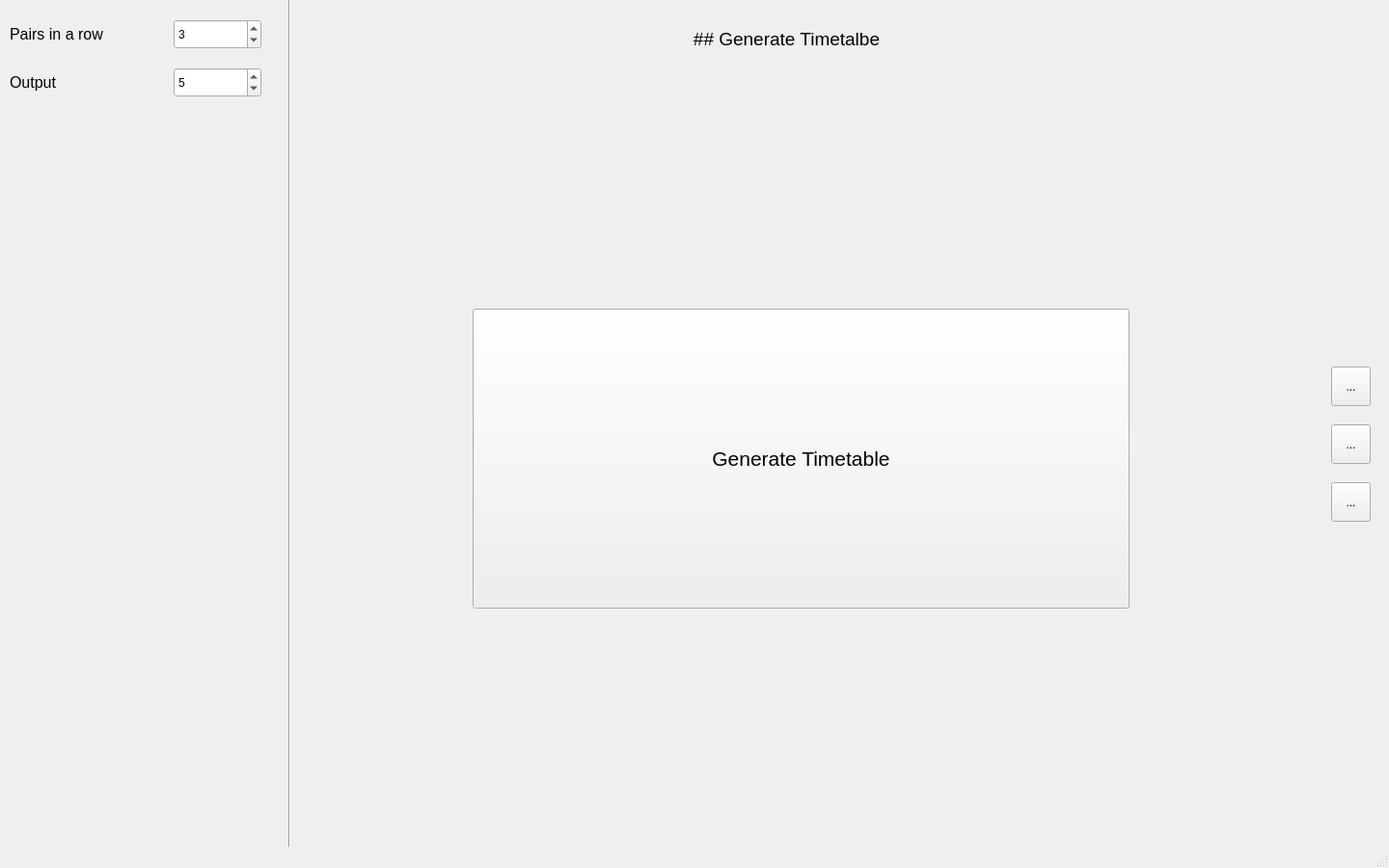
<?xml version="1.0" encoding="UTF-8"?>
<ui version="4.0">
 <class>MainWindow</class>
 <widget class="QMainWindow" name="MainWindow">
  <property name="geometry">
   <rect>
    <x>0</x>
    <y>0</y>
    <width>1440</width>
    <height>900</height>
   </rect>
  </property>
  <property name="windowTitle">
   <string>MainWindow</string>
  </property>
  <widget class="QWidget" name="centralwidget">
   <widget class="Line" name="line">
    <property name="geometry">
     <rect>
      <x>290</x>
      <y>-20</y>
      <width>20</width>
      <height>901</height>
     </rect>
    </property>
    <property name="orientation">
     <enum>Qt::Vertical</enum>
    </property>
   </widget>
   <widget class="QToolButton" name="navigation_buttonAvailability">
    <property name="geometry">
     <rect>
      <x>1380</x>
      <y>380</y>
      <width>41</width>
      <height>41</height>
     </rect>
    </property>
    <property name="text">
     <string>...</string>
    </property>
    <property name="icon">
     <iconset>
      <normaloff>Screenshot 2023-05-06 170619.png</normaloff>Screenshot 2023-05-06 170619.png</iconset>
    </property>
    <property name="iconSize">
     <size>
      <width>48</width>
      <height>48</height>
     </size>
    </property>
   </widget>
   <widget class="QToolButton" name="navigation_buttonGenerateTimetable">
    <property name="geometry">
     <rect>
      <x>1380</x>
      <y>500</y>
      <width>41</width>
      <height>41</height>
     </rect>
    </property>
    <property name="text">
     <string>...</string>
    </property>
    <property name="icon">
     <iconset>
      <normaloff>Screenshot 2023-05-06 170640.png</normaloff>Screenshot 2023-05-06 170640.png</iconset>
    </property>
    <property name="iconSize">
     <size>
      <width>48</width>
      <height>48</height>
     </size>
    </property>
   </widget>
   <widget class="QToolButton" name="navigation_buttonGroupsAndRooms">
    <property name="geometry">
     <rect>
      <x>1380</x>
      <y>440</y>
      <width>41</width>
      <height>41</height>
     </rect>
    </property>
    <property name="text">
     <string>...</string>
    </property>
    <property name="icon">
     <iconset>
      <normaloff>Screenshot 2023-05-06 170601.png</normaloff>Screenshot 2023-05-06 170601.png</iconset>
    </property>
    <property name="iconSize">
     <size>
      <width>48</width>
      <height>48</height>
     </size>
    </property>
   </widget>
   <widget class="QPushButton" name="generate_buttonGenerate">
    <property name="geometry">
     <rect>
      <x>490</x>
      <y>320</y>
      <width>681</width>
      <height>311</height>
     </rect>
    </property>
    <property name="font">
     <font>
      <pointsize>16</pointsize>
     </font>
    </property>
    <property name="text">
     <string>Generate Timetable</string>
    </property>
   </widget>
   <widget class="QLabel" name="interface_label8">
    <property name="geometry">
     <rect>
      <x>10</x>
      <y>20</y>
      <width>181</width>
      <height>31</height>
     </rect>
    </property>
    <property name="font">
     <font>
      <pointsize>12</pointsize>
     </font>
    </property>
    <property name="text">
     <string>Pairs in a row</string>
    </property>
   </widget>
   <widget class="QSpinBox" name="generate_spinBoxPairsInARow">
    <property name="geometry">
     <rect>
      <x>180</x>
      <y>20</y>
      <width>91</width>
      <height>31</height>
     </rect>
    </property>
    <property name="font">
     <font>
      <pointsize>9</pointsize>
     </font>
    </property>
    <property name="minimum">
     <number>1</number>
    </property>
    <property name="maximum">
     <number>10</number>
    </property>
    <property name="value">
     <number>3</number>
    </property>
   </widget>
   <widget class="QLabel" name="interface_label9">
    <property name="geometry">
     <rect>
      <x>10</x>
      <y>70</y>
      <width>181</width>
      <height>31</height>
     </rect>
    </property>
    <property name="font">
     <font>
      <pointsize>12</pointsize>
     </font>
    </property>
    <property name="text">
     <string>Output</string>
    </property>
   </widget>
   <widget class="QSpinBox" name="generate_spinBoxOutput">
    <property name="geometry">
     <rect>
      <x>180</x>
      <y>70</y>
      <width>91</width>
      <height>31</height>
     </rect>
    </property>
    <property name="font">
     <font>
      <pointsize>9</pointsize>
     </font>
    </property>
    <property name="minimum">
     <number>1</number>
    </property>
    <property name="maximum">
     <number>10</number>
    </property>
    <property name="value">
     <number>5</number>
    </property>
   </widget>
   <widget class="QLabel" name="interface_label8_2">
    <property name="geometry">
     <rect>
      <x>300</x>
      <y>10</y>
      <width>1031</width>
      <height>61</height>
     </rect>
    </property>
    <property name="font">
     <font>
      <pointsize>14</pointsize>
     </font>
    </property>
    <property name="text">
     <string>## Generate Timetalbe</string>
    </property>
    <property name="textFormat">
     <enum>Qt::MarkdownText</enum>
    </property>
    <property name="alignment">
     <set>Qt::AlignCenter</set>
    </property>
   </widget>
  </widget>
  <widget class="QMenuBar" name="menubar">
   <property name="geometry">
    <rect>
     <x>0</x>
     <y>0</y>
     <width>1440</width>
     <height>26</height>
    </rect>
   </property>
  </widget>
  <widget class="QStatusBar" name="statusbar"/>
 </widget>
 <resources/>
 <connections/>
</ui>
